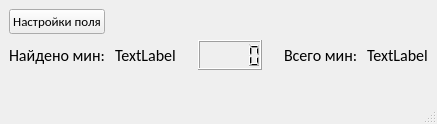
<?xml version="1.0" encoding="UTF-8"?>
<ui version="4.0">
 <class>GameWindow</class>
 <widget class="QMainWindow" name="GameWindow">
  <property name="geometry">
   <rect>
    <x>0</x>
    <y>0</y>
    <width>437</width>
    <height>124</height>
   </rect>
  </property>
  <property name="windowTitle">
   <string>GameWindow</string>
  </property>
  <widget class="QWidget" name="centralwidget">
   <layout class="QGridLayout" name="gridLayout">
    <item row="2" column="2">
     <layout class="QGridLayout" name="gameArea">
      <property name="spacing">
       <number>2</number>
      </property>
     </layout>
    </item>
    <item row="2" column="3">
     <spacer name="horizontalSpacer_2">
      <property name="orientation">
       <enum>Qt::Horizontal</enum>
      </property>
      <property name="sizeHint" stdset="0">
       <size>
        <width>40</width>
        <height>20</height>
       </size>
      </property>
     </spacer>
    </item>
    <item row="3" column="2">
     <spacer name="verticalSpacer">
      <property name="orientation">
       <enum>Qt::Vertical</enum>
      </property>
      <property name="sizeHint" stdset="0">
       <size>
        <width>20</width>
        <height>40</height>
       </size>
      </property>
     </spacer>
    </item>
    <item row="2" column="0">
     <spacer name="horizontalSpacer">
      <property name="orientation">
       <enum>Qt::Horizontal</enum>
      </property>
      <property name="sizeHint" stdset="0">
       <size>
        <width>40</width>
        <height>20</height>
       </size>
      </property>
     </spacer>
    </item>
    <item row="1" column="2">
     <layout class="QHBoxLayout" name="horizontalLayout">
      <item>
       <widget class="QLabel" name="label_4">
        <property name="font">
         <font>
          <family>Calibri</family>
          <pointsize>12</pointsize>
         </font>
        </property>
        <property name="text">
         <string>Найдено мин: </string>
        </property>
       </widget>
      </item>
      <item>
       <widget class="QLabel" name="findedMines">
        <property name="font">
         <font>
          <family>Calibri</family>
          <pointsize>12</pointsize>
         </font>
        </property>
        <property name="text">
         <string>TextLabel</string>
        </property>
       </widget>
      </item>
      <item>
       <spacer name="horizontalSpacer_3">
        <property name="orientation">
         <enum>Qt::Horizontal</enum>
        </property>
        <property name="sizeHint" stdset="0">
         <size>
          <width>40</width>
          <height>20</height>
         </size>
        </property>
       </spacer>
      </item>
      <item>
       <widget class="QLCDNumber" name="lcdTimer">
        <property name="minimumSize">
         <size>
          <width>0</width>
          <height>30</height>
         </size>
        </property>
       </widget>
      </item>
      <item>
       <spacer name="horizontalSpacer_4">
        <property name="orientation">
         <enum>Qt::Horizontal</enum>
        </property>
        <property name="sizeHint" stdset="0">
         <size>
          <width>40</width>
          <height>20</height>
         </size>
        </property>
       </spacer>
      </item>
      <item>
       <widget class="QLabel" name="label_2">
        <property name="font">
         <font>
          <family>Calibri</family>
          <pointsize>12</pointsize>
         </font>
        </property>
        <property name="text">
         <string>Всего мин: </string>
        </property>
       </widget>
      </item>
      <item>
       <widget class="QLabel" name="allMines">
        <property name="font">
         <font>
          <family>Calibri</family>
          <pointsize>12</pointsize>
         </font>
        </property>
        <property name="text">
         <string>TextLabel</string>
        </property>
       </widget>
      </item>
     </layout>
    </item>
    <item row="0" column="2">
     <layout class="QHBoxLayout" name="horizontalLayout_2">
      <item>
       <widget class="QPushButton" name="settingsArea">
        <property name="font">
         <font>
          <family>Calibri</family>
          <pointsize>10</pointsize>
         </font>
        </property>
        <property name="text">
         <string>Настройки поля</string>
        </property>
       </widget>
      </item>
      <item>
       <spacer name="horizontalSpacer_5">
        <property name="orientation">
         <enum>Qt::Horizontal</enum>
        </property>
        <property name="sizeHint" stdset="0">
         <size>
          <width>40</width>
          <height>20</height>
         </size>
        </property>
       </spacer>
      </item>
     </layout>
    </item>
    <item row="1" column="0">
     <spacer name="horizontalSpacer_6">
      <property name="orientation">
       <enum>Qt::Horizontal</enum>
      </property>
      <property name="sizeHint" stdset="0">
       <size>
        <width>40</width>
        <height>20</height>
       </size>
      </property>
     </spacer>
    </item>
    <item row="1" column="3">
     <spacer name="horizontalSpacer_7">
      <property name="orientation">
       <enum>Qt::Horizontal</enum>
      </property>
      <property name="sizeHint" stdset="0">
       <size>
        <width>40</width>
        <height>20</height>
       </size>
      </property>
     </spacer>
    </item>
    <item row="0" column="0">
     <spacer name="horizontalSpacer_8">
      <property name="orientation">
       <enum>Qt::Horizontal</enum>
      </property>
      <property name="sizeHint" stdset="0">
       <size>
        <width>40</width>
        <height>20</height>
       </size>
      </property>
     </spacer>
    </item>
    <item row="0" column="3">
     <spacer name="horizontalSpacer_9">
      <property name="orientation">
       <enum>Qt::Horizontal</enum>
      </property>
      <property name="sizeHint" stdset="0">
       <size>
        <width>40</width>
        <height>20</height>
       </size>
      </property>
     </spacer>
    </item>
   </layout>
  </widget>
  <widget class="QMenuBar" name="menubar">
   <property name="geometry">
    <rect>
     <x>0</x>
     <y>0</y>
     <width>437</width>
     <height>20</height>
    </rect>
   </property>
  </widget>
  <widget class="QStatusBar" name="statusbar"/>
 </widget>
 <resources/>
 <connections/>
</ui>
